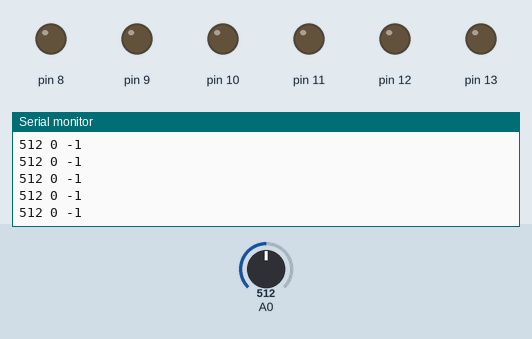
A sketch run on a simulated Arduino Uno, built with avr-gcc and run on an emulated ATmega328P. Parts: output pins drawn as LEDs (lit = HIGH), the last lines printed to the serial monitor. The inputs (shaded band) are chosen by the test bench; at power-on: A0 = 512.

Above: at 0.8 s.
0.9 s: A0 set to 494
At 1.5 s:
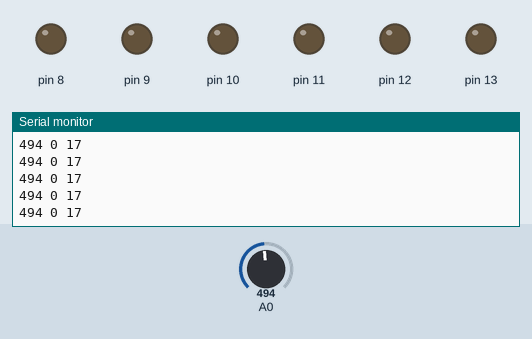
2.4 s: A0 set to 511
At 3.1 s:
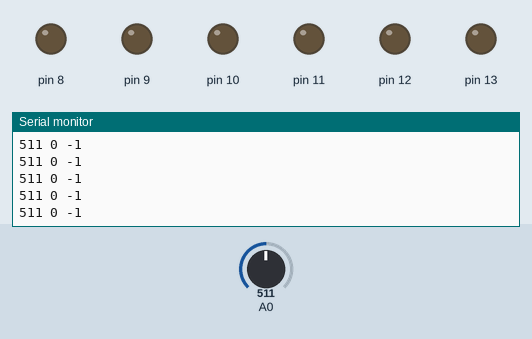
Timing chart, 0 to 5.4 s (numbered marks = the images above; inputs shaded):
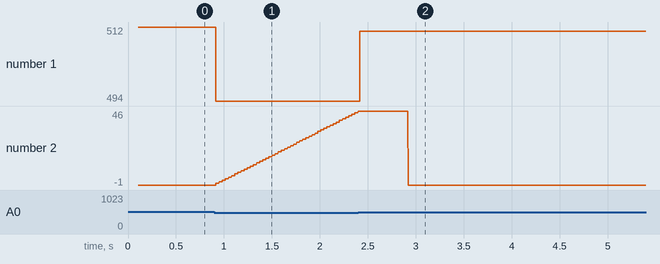

Measured:
- after the input at 0.9 s, the serial monitor: prints a new line at once (image 1)
- after the input at 2.4 s, the serial monitor: prints a new line at once (image 2)
- plotted number 1: 512 → 494 after the input at 0.9 s, 494 → 511 after the input at 2.4 s
- plotted number 2: -1 → 46 after the input at 0.9 s

The sketch:

COVID_Safe_No_Touch_Lights.ino
```cpp
float prev = 0.0;
int c = -1, y = 0, ch = 0;
long ls = 0, tim = 0, tim2 = 0,b=0;
boolean f = true, state=true;

byte pat[]={0b00101010, 0b00010101};

void setup() {
  pinMode (A0, INPUT);
  pinMode (A1, INPUT);
  Serial.begin (38400);
DDRB=0x3f;

  for(int i=0;i<1000;i++)
  b = b + analogRead(A0);

  b/=1000;


  for (;;)
  {
    y = analogRead (A0);

    if (abs(y-b) > 4)
      {
        if(millis()-ls>30)
        {
        if (f)
        {
          tim = millis();
          f = false;
        }

        ls=millis();
        c++;
        }
      }


    if (millis() - tim > 2000)
    {
      if (c == 0)
        ch = 1;
      else if (c == 1)
        ch = 2;
      else if (c == 2)
        ch = 3;

      c = -1;

      tim = millis();
      f = true;
    }
    Serial.print (y);
    Serial.print (" ");
    Serial.print (ch);
    Serial.print (" ");
    Serial.println (c);

    if(ch==1)

    PORTB=0x3f;

    else if(ch==2)
    PORTB=0x00;

    else if(ch==3)
    {
      if(millis()-tim2>1000)
      {
      state=!state;
      tim2=millis();
      }
     PORTB=pat[state];
    }
  }
  }

void loop() {
  Serial.println (analogRead (A0));
}
```
